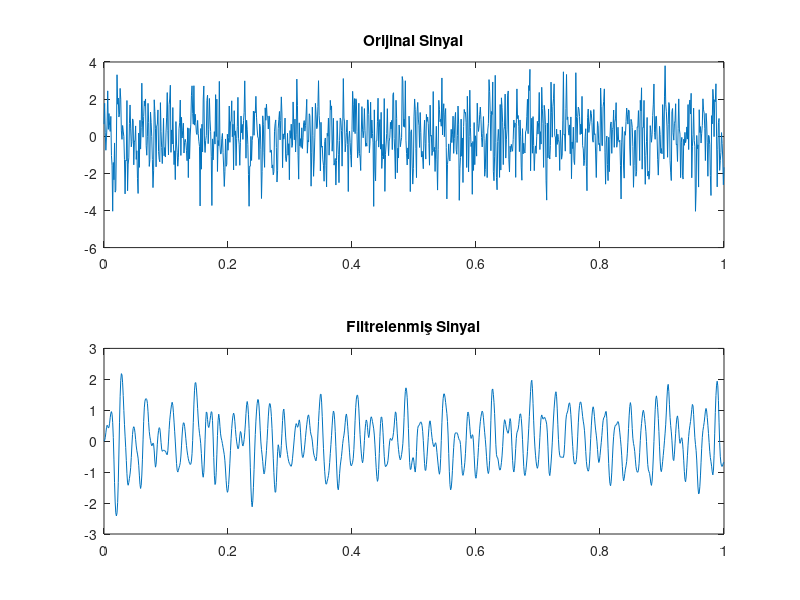

MATLAB code to generate this figure:
% Sinyal oluşturma
Fs = 1000;  % Örnekleme frekansı (Hz)
t = 0:1/Fs:1;  % Zaman vektörü
x = sin(2*pi*50*t) + sin(2*pi*200*t) + randn(size(t));  % 50 Hz, 200 Hz sinüs dalgaları ve gürültü
% Butterworth düşük geçiş filtresi tasarımı
Wn = 100 / (Fs / 2);  % Kesme frekansı (normalize)
[b, a] = butter(4, Wn, 'low');  % 4. dereceden düşük geçiş filtresi
% Filtreleme
y = filter(b, a, x);  % x sinyalini filtrele
% Sonuçları çizme
subplot(2,1,1);
plot(t, x);
title('Orijinal Sinyal');
subplot(2,1,2);
plot(t, y);
title('Filtrelenmiş Sinyal');